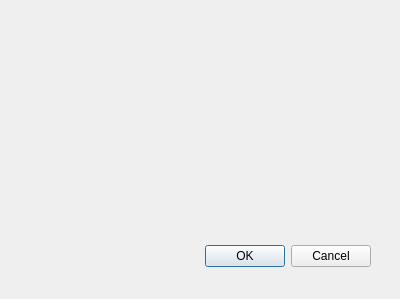
<?xml version="1.0" encoding="UTF-8"?>
<ui version="4.0">
 <class>Dialog</class>
 <widget class="QDialog" name="Dialog">
  <property name="geometry">
   <rect>
    <x>0</x>
    <y>0</y>
    <width>400</width>
    <height>299</height>
   </rect>
  </property>
  <property name="windowTitle">
   <string>Dialog</string>
  </property>
  <widget class="QDialogButtonBox" name="buttonBox">
   <property name="geometry">
    <rect>
     <x>30</x>
     <y>240</y>
     <width>341</width>
     <height>32</height>
    </rect>
   </property>
   <property name="orientation">
    <enum>Qt::Horizontal</enum>
   </property>
   <property name="standardButtons">
    <set>QDialogButtonBox::Cancel|QDialogButtonBox::Ok</set>
   </property>
  </widget>
 </widget>
 <resources/>
 <connections>
  <connection>
   <sender>buttonBox</sender>
   <signal>accepted()</signal>
   <receiver>Dialog</receiver>
   <slot>accept()</slot>
   <hints>
    <hint type="sourcelabel">
     <x>248</x>
     <y>254</y>
    </hint>
    <hint type="destinationlabel">
     <x>157</x>
     <y>274</y>
    </hint>
   </hints>
  </connection>
  <connection>
   <sender>buttonBox</sender>
   <signal>rejected()</signal>
   <receiver>Dialog</receiver>
   <slot>reject()</slot>
   <hints>
    <hint type="sourcelabel">
     <x>316</x>
     <y>260</y>
    </hint>
    <hint type="destinationlabel">
     <x>286</x>
     <y>274</y>
    </hint>
   </hints>
  </connection>
 </connections>
</ui>
